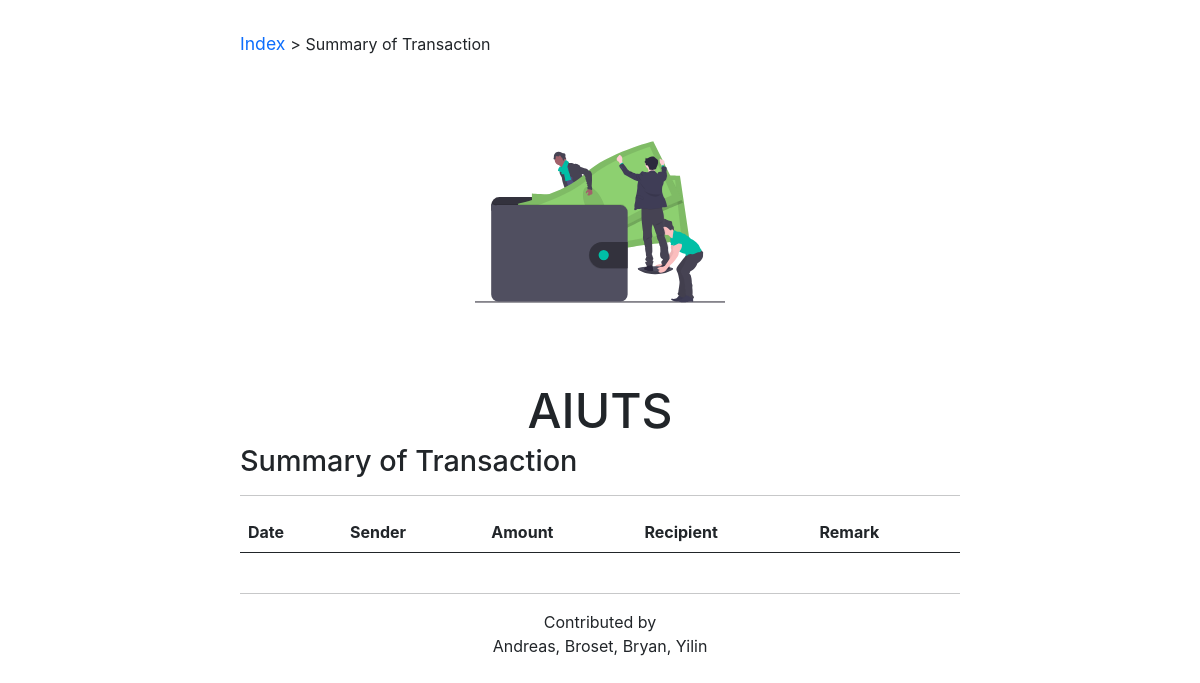
Before: /aiuts/account/summary/a74002e1416e71c5e67e42de2c975e76 with the older database file.
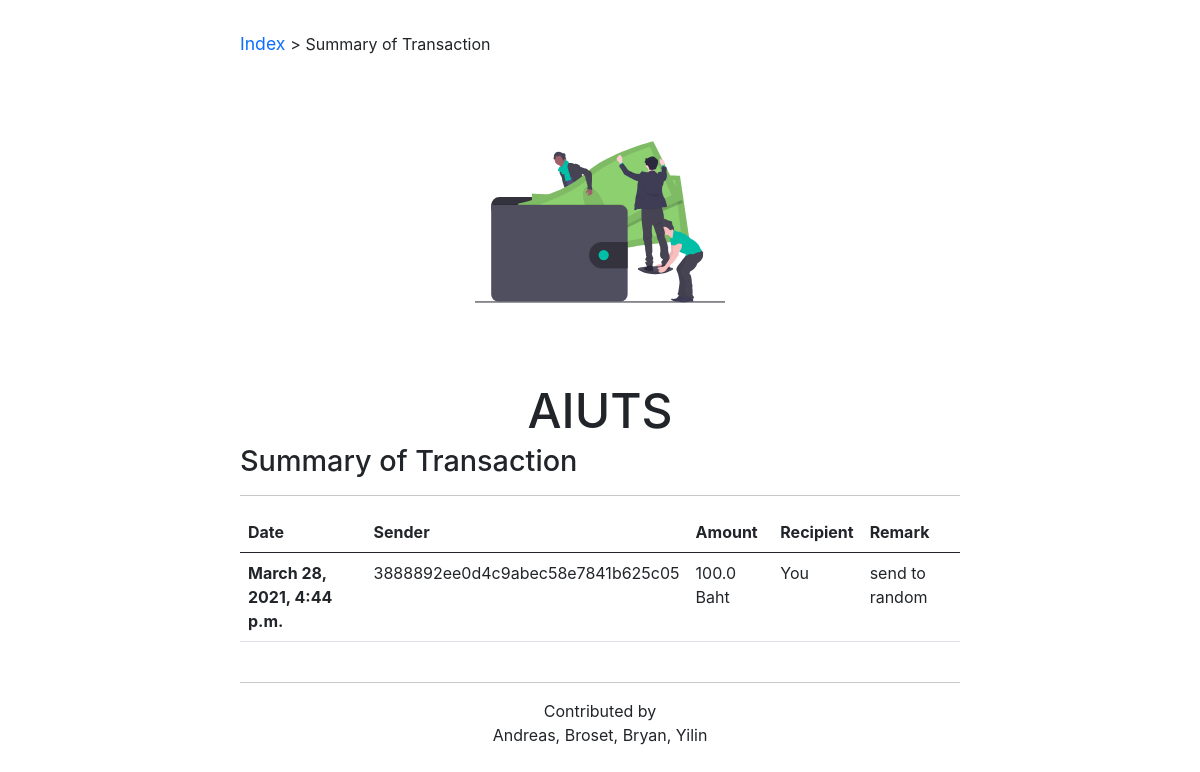
After: the same page with the newer database file.
### aiuts/models.py (models this page shows)
class Transaction(models.Model):
    sender = models.ForeignKey(User, on_delete=models.CASCADE, related_name='sender')
    recipient = models.ForeignKey(User, on_delete=models.CASCADE, related_name='recipient')
    amount = models.FloatField()
    remark = models.CharField(max_length=256, default="No message")
    record_date = models.DateTimeField('date recorded', default=timezone.now())
    id = models.AutoField(primary_key=True)

class User(models.Model):
    acc_id = models.CharField(max_length=256, primary_key=True)
    password = models.CharField(max_length=256)
    balance = models.FloatField(default=0.01)

### aiuts/views.py (the view)
# urls.py: path('account/summary/<str:acc_id>', views.AccountTransactionView.as_view(), name='transactionsummary'),
class AccountTransactionView(generic.ListView):
    template_name = 'aiuts/get_summary.html'
    context_object_name = 'all_transaction'
    def get_context_data (self, **kwargs):
        context = super().get_context_data(**kwargs)
        context['user'] = self.kwargs['acc_id']
        return context
    def get_queryset(self):
        acc_id = self.kwargs['acc_id']
        return list(Transaction.objects.filter(sender=acc_id))+list(Transaction.objects.filter(recipient=acc_id)[:])

### aiuts/templates/aiuts/get_summary.html (shortened to what this page needs)
{% extends "aiuts/base.html" %}
{% block currPage %} <a href="{% url 'aiuts:index' %}"> Index </a> > Summary of Transaction {% endblock %}
{% block mainbody %}
	<h2> Summary of Transaction </h2>
	<hr />
	<table class="table">
		<tr>
			<th scope="col"> Date </th scope="col">
			<th scope="col"> Sender </th scope="col">
			<th scope="col"> Amount </th scope="col">
			<th scope="col"> Recipient </th scope="col">
			<th scope="col"> Remark </th scope="col">
		</tr>
		<tbody>
	{% for transaction in all_transaction %}
	<tr>
		<th scope="row"> {{ transaction.record_date }} </th>
		<td>{% if transaction.sender.acc_id == user %} You {% else %} {{ transaction.sender.acc_id }} {% endif %} </td>
		<td> {{ transaction.amount}} Baht </td>
		<td>{% if transaction.recipient.acc_id == user %} You {% else %} {{ transaction.recipient.acc_id }} {% endif %} </td>
		<td> {{ transaction.remark }} </td>
	</tr>
	{% endfor %}
		</tbody>
	</table>
	{% endblock %}

Changed rows visible on the page:
added Transaction: shows "You"
